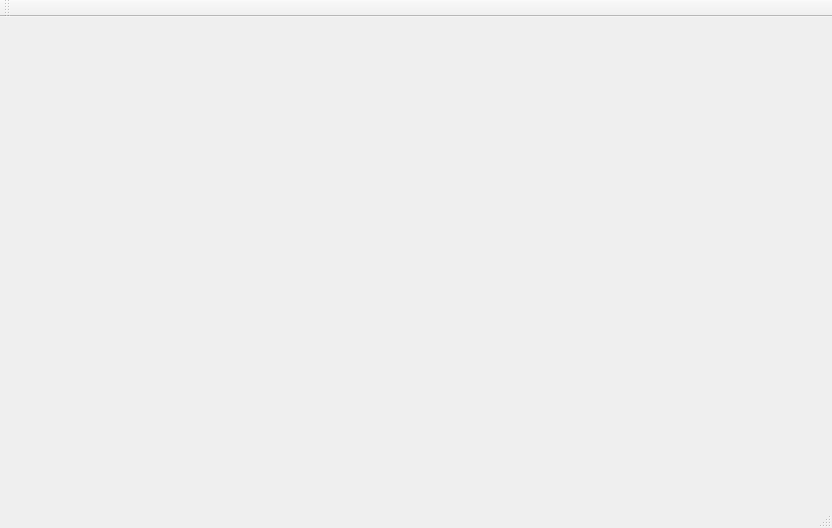
<?xml version="1.0" encoding="UTF-8"?>
<ui version="4.0">
 <class>MainWindow</class>
 <widget class="QMainWindow" name="MainWindow">
  <property name="geometry">
   <rect>
    <x>0</x>
    <y>0</y>
    <width>832</width>
    <height>528</height>
   </rect>
  </property>
  <property name="windowTitle">
   <string>Cutting</string>
  </property>
  <widget class="QWidget" name="centralWidget"/>
  <widget class="QMenuBar" name="menuBar">
   <property name="geometry">
    <rect>
     <x>0</x>
     <y>0</y>
     <width>832</width>
     <height>22</height>
    </rect>
   </property>
  </widget>
  <widget class="QToolBar" name="mainToolBar">
   <attribute name="toolBarArea">
    <enum>TopToolBarArea</enum>
   </attribute>
   <attribute name="toolBarBreak">
    <bool>false</bool>
   </attribute>
  </widget>
  <widget class="QStatusBar" name="statusBar"/>
 </widget>
 <layoutdefault spacing="6" margin="11"/>
 <resources/>
 <connections/>
</ui>
